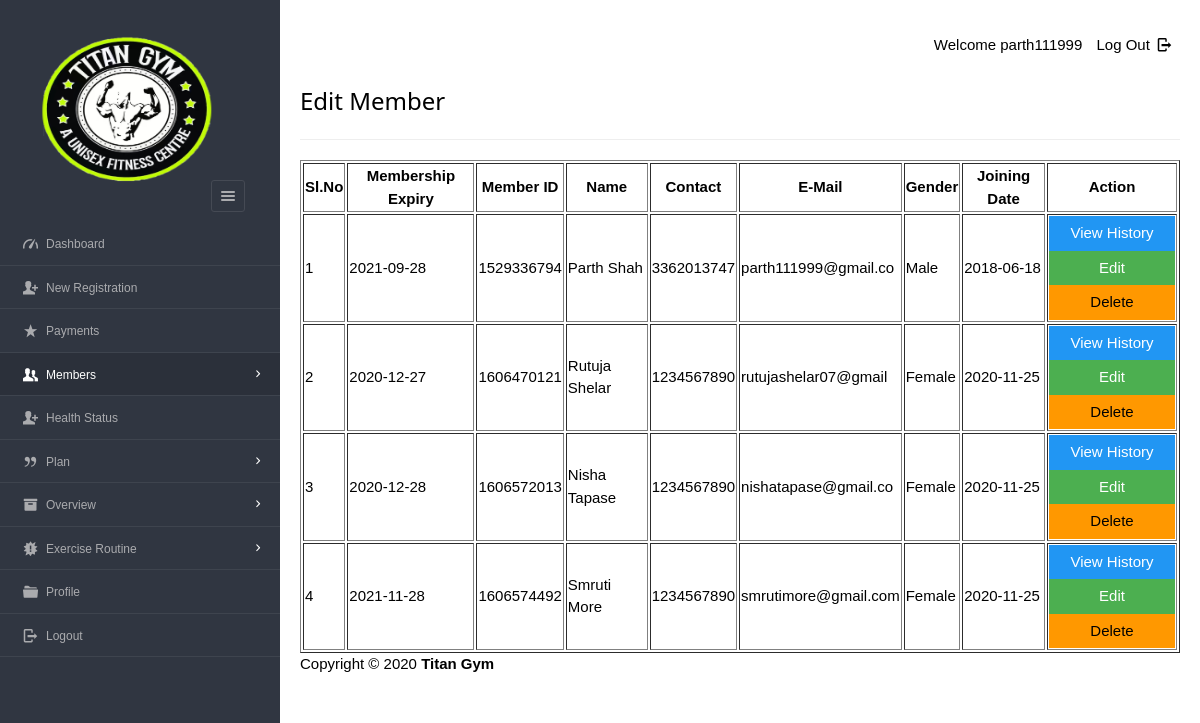
/dashboard/admin/view_mem.php (signed in), run on the app's committed database.
### tables this page shows
CREATE TABLE `enrolls_to` (
  `et_id` int(5) NOT NULL,
  `pid` varchar(8) NOT NULL,
  `uid` varchar(20) NOT NULL,
  `paid_date` varchar(15) DEFAULT NULL,
  `expire` varchar(15) DEFAULT NULL,
  `renewal` varchar(15) DEFAULT NULL
);

CREATE TABLE `users` (
  `userid` varchar(20) NOT NULL,
  `username` varchar(40) NOT NULL,
  `gender` varchar(8) NOT NULL,
  `mobile` varchar(20) NOT NULL,
  `email` varchar(20) NOT NULL,
  `dob` varchar(10) NOT NULL,
  `joining_date` varchar(10) NOT NULL
);

### dashboard/admin/view_mem.php (the view, shortened to what this page needs)
<?php
require '../../include/db_conn.php';
?>
<!DOCTYPE html>
<html lang="en">
<head>
    <link rel="stylesheet" href="../../css/style.css"  id="style-resource-5">
    <link rel="stylesheet" href="../../css/dashMain.css">
    <link rel="stylesheet" type="text/css" href="../../css/entypo.css">
	<link href="a1style.css" rel="stylesheet" type="text/css">
</head>
    <body class="page-body  page-fade" onload="collapseSidebar()">
    	<div class="page-container sidebar-collapsed" id="navbarcollapse">
		<div class="sidebar-menu">
			<header class="logo-env">
			<div class="logo">
				<a href="main.php">
					<img src="../../images/logo.png" alt="" width="192" height="80" />
				</a>
			</div>
					<div class="sidebar-collapse" onclick="collapseSidebar()">
				<a href="#" class="sidebar-collapse-icon with-animation">
					<i class="entypo-menu"></i>
				</a>
			</div>
			</header>
    		<?php include('nav.php'); ?>
    	</div>
    		<div class="main-content">
				<div class="row">
					<div class="col-md-6 col-sm-8 clearfix">
					</div>
					<div class="col-md-6 col-sm-4 clearfix hidden-xs">
						<ul class="list-inline links-list pull-right">
							<li>Welcome <?php echo $_SESSION['full_name']; ?>
							</li>
							<li>
								<a href="logout.php">
									Log Out <i class="entypo-logout right"></i>
								</a>
							</li>
						</ul>
					</div>
				</div>
		<h3>Edit Member</h3>
		<hr />
		<table class="table table-bordered datatable" id="table-1" border=1>
			<thead>
				<tr><h2>
					<th>Sl.No</th>
					<th>Membership Expiry</th>
					<th>Member ID</th>
					<th>Name</th>
					<th>Contact</th>
					<th>E-Mail</th>
					<th>Gender</th>
					<th>Joining Date</th>
					<th>Action</th></h2>
				</tr>
			</thead>
				<tbody>
						<?php
							$query  = "select * from users ORDER BY joining_date";
							$result = mysqli_query($con, $query);
							$sno    = 1;
							if (mysqli_affected_rows($con) != 0) {
							    while ($row = mysqli_fetch_array($result, MYSQLI_ASSOC)) {
							        $uid   = $row['userid'];
							        $query1  = "select * from enrolls_to WHERE uid='$uid' AND renewal='yes'";
							        $result1 = mysqli_query($con, $query1);
							        if (mysqli_affected_rows($con) == 1) {
							            while ($row1 = mysqli_fetch_array($result1, MYSQLI_ASSOC)) {
							                echo "<tr><td>".$sno."</td>";
							                echo "<td>" . $row1['expire'] . "</td>";
							                echo "<td>" . $row['userid'] . "</td>";
							                echo "<td>" . $row['username'] . "</td>";
							                echo "<td>" . $row['mobile'] . "</td>";
							                echo "<td>" . $row['email'] . "</td>";
							                echo "<td>" . $row['gender'] . "</td>";
							                echo "<td>" . $row['joining_date'] ."</td>";
							                $sno++;
							                echo "<td><form action='read_member.php' method='post'><input type='hidden' name='name' value='" . $uid . "'/><input type='submit' class='a1-btn a1-blue' id='button1' value='View History ' class='btn btn-info'/></form><form action='edit_member.php' method='post'><input type='hidden'  name='name' value='" . $uid . "'/><input type='submit' class='a1-btn a1-green' id='button1' value='Edit' class='btn btn-warning'/></form><form action='del_member.php' method='post' onsubmit='return ConfirmDelete()'><input type='hidden' name='name' value='" . $uid . "'/><input type='submit' value='Delete' width='20px' id='button1' class='a1-btn a1-orange'/></form></td></tr>";
							            }
							        }
							    }
							}
						?>
					</tbody>
				</table>
			<?php include('footer.php'); ?>
    	</div>
    </body>
</html>

### dashboard/admin/nav.php (shortened to what this page needs)
<ul id="main-menu" class="" >
    <li id="dash"><a href="index.php"><i class="entypo-gauge"></i><span>Dashboard</span></a></li>
	<li id="regis"><a href="new_entry.php"><i class="entypo-user-add"></i><span>New Registration</span></a>
	<li id="paymnt"><a href="payments.php"><i class="entypo-star"></i><span>Payments</span></a></li>
	<li class="" id="hassubopen"><a href="#" onclick="memberExpand(1)"><i class="entypo-users"></i><span>Members</span></a>
	</li>
	<li id="health_status"><a href="new_health_status.php"><i class="entypo-user-add"></i><span>Health Status</span></a>
		<li class="" id="planhassubopen"><a href="#" onclick="memberExpand(2)"><i class="entypo-quote"></i><span>Plan</span></a>
	<li class="" id="overviewhassubopen"><a href="#" onclick="memberExpand(3)"><i class="entypo-box"></i><span>Overview</span></a>
	<li class="" id="routinehassubopen"><a href="#" onclick="memberExpand(4)"><i class="entypo-alert"></i><span>Exercise Routine</span></a>
	</li>
	<li id="adminprofile"><a href="more-userprofile.php"><i class="entypo-folder"></i><span>Profile</span></a></li>
	<li><a href="logout.php"><i class="entypo-logout"></i><span>Logout</span></a></li>
</ul>

### dashboard/admin/footer.php
<footer class="main">Copyright &copy; 2020 <strong>Titan Gym </strong></footer>

### css/style.css (style rules this page uses)
html { font-size: 62.5%; font-family: sans-serif; }
div { display: block; }
body { font-family: "Noto Sans", sans-serif, "Helvetica Neue", Helvetica, Arial, sans-serif; font-size: 12px; line-height: 1.428571429; display: block; margin: 0; }
body { background: url('/images/1697.jpg') no-repeat center center fixed; -webkit-background-size: cover; -moz-background-size: cover; -o-background-size: cover; background-size: cover; }
*, *:before, *:after { box-sizing: border-box; }
a { text-decoration: none; background: transparent; }
img { vertical-align: middle; }
img { border: 0; }
.logo img { width: 220px; height: 200px; }
input, button, select, textarea { font-family: inherit; font-size: inherit; line-height: inherit; }
button, input { line-height: normal; }
button, input, select, textarea { font-family: inherit; font-size: 100%; margin: 0; }
input { background-color: white; cursor: text; padding: 1px; border-width: 2px; border-style: inset; border-color: initial; border-image: initial; }
input, textarea, select, button { text-rendering: auto; color: initial; letter-spacing: normal; word-spacing: normal; text-transform: none; text-indent: 0px; text-shadow: none; display: inline-block; text-align: start; margin: 0em; font: 400 13.3333px Arial; }
button, html input[type="button"], input[type="reset"], input[type="submit"] { cursor: pointer; }
a { color: #373e4a; text-decoration: none; }
a { background: transparent; }
a { color: #373e4a; }
.page-container { position: relative; padding-left: 280px; }
.page-container .sidebar-menu { position: absolute; width: 280px; top: 0; left: 0; bottom: 0; background: #303641; color: #aaabae; z-index: 1; min-height: 796px; box-sizing: border-box; }
.page-container .sidebar-menu .logo-env { width: 100%; padding: 35px; padding-bottom: 10px; box-sizing: border-box; }
.page-container .sidebar-menu .logo-env:before, .page-container .sidebar-menu .logo-env:after { content: " "; display: table; }
.page-container .sidebar-menu .logo-env > div { display: block; vertical-align: middle; white-space: nowrap; float: left; }
.page-container .sidebar-menu .logo-env > div > a { display: inline-block; color: #aaabae; }
.page-container .sidebar-menu .logo-env > div.sidebar-collapse, .page-container .sidebar-menu .logo-env > div.sidebar-mobile-menu { position: relative; float: right; }
.page-container .sidebar-menu .logo-env > div.sidebar-collapse a, .page-container .sidebar-menu .logo-env > div.sidebar-mobile-menu a { display: inline-block; border: 1px solid #454a54; text-align: center; padding: 0; line-height: 1; font-size: 20px; font-weight: 300; padding: 5px 2px; background-clip: padding-box; border-radius: 3px; transition: all 200ms ease-in-out; }
.page-container .sidebar-menu .logo-env .logo img { width: 180px; height: 150px; }
.page-container .sidebar-menu .logo-env:after { clear: both; }
.page-container .sidebar-menu #main-menu { list-style: none; margin: 0; padding: 0; margin-bottom: 20px; }
ul, ol { margin-top: 0; margin-bottom: 8.5px; }
ul, menu, dir { display: block; list-style-type: disc; }
.page-container .sidebar-menu #main-menu li { position: relative; margin: 0; font-size: 12px; border-bottom: 1px solid rgba(69, 74, 84, 0.7); }
li { display: list-item; }
.page-container .sidebar-menu #main-menu li a { position: relative; display: block; padding: 10px 20px; color: #aaabae; z-index: 2; transition: color 250ms ease-in-out, background-color 250ms ease-in-out; }
.page-container .sidebar-menu #main-menu li a i { top: 1px; }
.page-container .sidebar-menu #main-menu li i { position: relative; font-size: 15px; margin-right: 5px; }
i, cite, em, var, address, dfn { font-style: italic; }
.page-container .sidebar-menu #main-menu li a span { transition: 350ms opacity ease-in-out; }
.page-container .sidebar-menu #main-menu li.has-sub > a:before { position: relative; content: '\e877'; content: '\e879'; display: inline-block; font-family: 'Entypo'; color: #454a54; color: #FFF; float: right; font-size: 15px; margin-left: 13px; top: 0px; transition: all 300ms ease-in-out; }

### dashboard/admin/view_mem.php (style rules this page uses)
#button1 { width:126px; }
.page-container .sidebar-menu #main-menu li#hassubopen > a { background-color: #2b303a; color: #ffffff; }

### data on the page
enrolls_to: expire "2021-09-28", uid.userid "1529336794", uid.username "Parth Shah", uid.mobile "3362013747", uid.email "parth111999@gmail.co", uid.gender "Male", uid.joining_date "2018-06-18"
enrolls_to: expire "2020-12-27", uid.userid "1606470121", uid.username "Rutuja Shelar", uid.mobile "1234567890", uid.email "rutujashelar07@gmail", uid.gender "Female", uid.joining_date "2020-11-25"
enrolls_to: expire "2020-12-28", uid.userid "1606572013", uid.username "Nisha Tapase", uid.mobile "1234567890", uid.email "nishatapase@gmail.co", uid.gender "Female", uid.joining_date "2020-11-25"
enrolls_to: expire "2021-11-28", uid.userid "1606574492", uid.username "Smruti More", uid.mobile "1234567890", uid.email "smrutimore@gmail.com", uid.gender "Female", uid.joining_date "2020-11-25"

### other printed values
$_SESSION['full_name'] "parth111999"
